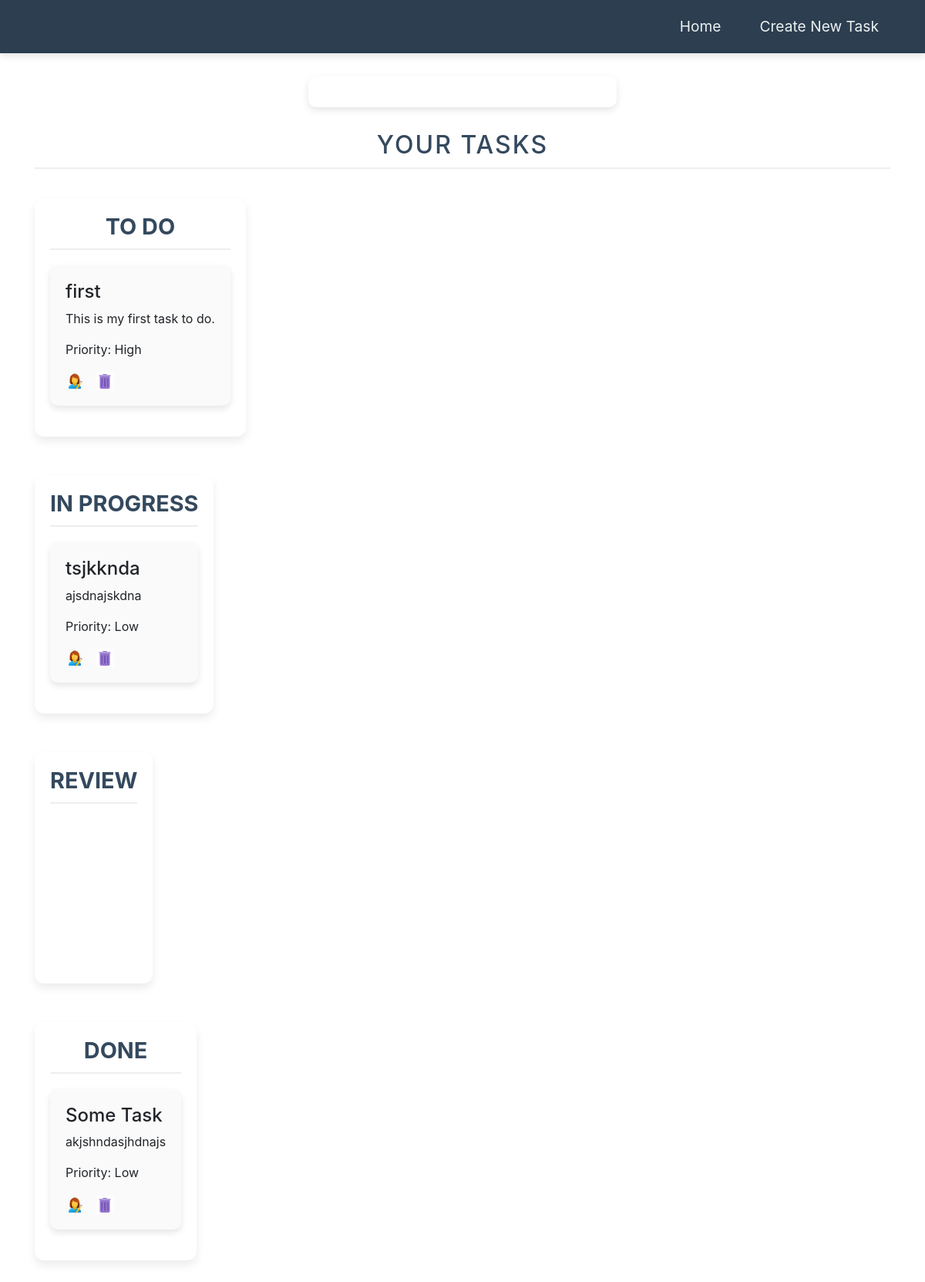
The page / on the database its author committed.
### task/models.py (models this page shows, shortened)
class Task(models.Model):
    DoesNotExist = None
    objects = None
    PRIORITY_CHOICES = [
        ('Low', 'Low'),
        ('Medium', 'Medium'),
        ('High', 'High'),
    ]
    STATUS_CHOICES = [
        ('To Do', 'To Do'),
        ('In Progress', 'In Progress'),
        ('Review', 'Review'),
        ('Done', 'Done'),
    ]
    title = models.CharField(max_length=200)
    description = models.TextField(blank=True)
    status = models.CharField(max_length=50, choices=STATUS_CHOICES, default='to do')
    priority = models.CharField(max_length=10, choices=PRIORITY_CHOICES, default='Low')
    deadline = models.DateTimeField(null=True, blank=True)
    created_at = models.DateTimeField(auto_now_add=True)
    updated_at = models.DateTimeField(auto_now=True)

### task/views.py (the view)
# urls.py: path('', TaskListView.as_view(), name='task_list'),
class TaskListView(ListView):
    model = Task
    template_name = 'task/task_list.html'
    def get_context_data(self, **kwargs):
        context = super().get_context_data(**kwargs)
        context['tasks_to_do'] = Task.objects.filter(status='To Do')
        context['tasks_in_progress'] = Task.objects.filter(status='In Progress')
        context['tasks_review'] = Task.objects.filter(status='Review')
        context['tasks_done'] = Task.objects.filter(status='Done')
        return context

### templates/task/task_list.html (shortened to what this page needs)
{% extends 'base.html' %}
{% load static %}
{% block content %}
<h2>Your Tasks</h2>
<div class="task-board">
    <div class="column" data-status="To Do">
        <h3>To Do</h3>
        <div class="task-list" data-list="to-do">
            {% for task in tasks_to_do %}
            <div class="task-card" data-task-id="{{ task.pk }}" draggable="true">
                <h4>{{ task.title }}</h4>
                <p>{{ task.description }}</p>
                <p>Priority: {{ task.priority }}</p>
                <a href="{% url 'task_update' task.pk %}" class="btn-edit">
                    <img src="{% static 'images/edit.png' %}" alt="Edit" class="action-icon">
                </a>
                <a href="{% url 'task_delete' task.pk %}" class="btn-delete">
                    <img src="{% static 'images/delete.png' %}" alt="Delete" class="action-icon">
                </a>
            </div>
            {% endfor %}
        </div>
    </div>
    <div class="column" data-status="In Progress">
        <h3>In Progress</h3>
        <div class="task-list" data-list="in-progress">
            {% for task in tasks_in_progress %}
            <div class="task-card" data-task-id="{{ task.pk }}" draggable="true">
                <h4>{{ task.title }}</h4>
                <p>{{ task.description }}</p>
                <p>Priority: {{ task.priority }}</p>
                <a href="{% url 'task_update' task.pk %}" class="btn-edit">
                    <img src="{% static 'images/edit.png' %}" alt="Edit" class="action-icon">
                </a>
                <a href="#" class="btn-delete" data-task-id="{{ task.pk }}" data-task-title="{{ task.title }}">
                    <img src="{% static 'images/delete.png' %}" alt="Delete" class="action-icon">
                </a>
            </div>
            {% endfor %}
        </div>
    </div>
    <div class="column" data-status="Review">
        <h3>Review</h3>
    </div>
    <div class="column" data-status="Done">
        <h3>Done</h3>
        <div class="task-list" data-list="done">
            {% for task in tasks_done %}
            <div class="task-card" data-task-id="{{ task.pk }}" draggable="true">
                <h4>{{ task.title }}</h4>
                <p>{{ task.description }}</p>
                <p>Priority: {{ task.priority }}</p>
                <a href="{% url 'task_update' task.pk %}" class="btn-edit">
                    <img src="{% static 'images/edit.png' %}" alt="Edit" class="action-icon">
                </a>
                <a href="#" class="btn-delete" data-task-id="{{ task.pk }}" data-task-title="{{ task.title }}">
                    <img src="{% static 'images/delete.png' %}" alt="Delete" class="action-icon">
                </a>
            </div>
            {% endfor %}
        </div>
    </div>
</div>
{% endblock %}

### static/css/style.css (style rules this page uses)
body { font-family: 'Arial', sans-serif; background-color: #f4f6f9; color: #333; margin: 0; padding: 0; }
.task-board { display: flex; align-items: flex-start; justify-content: space-between; gap: 30px; padding: 30px 0; max-width: 1200px; margin: 0 auto; }
.column { flex: 1; background-color: #fff; padding: 20px; border-radius: 12px; box-shadow: 0 6px 12px rgba(0, 0, 0, 0.08); min-height: 300px; }
.task-card { background-color: #fafafa; border-radius: 10px; padding: 20px; box-shadow: 0 4px 8px rgba(0, 0, 0, 0.1); transition: all 0.3s ease; position: relative; margin-bottom: 20px; }
h2 { text-align: center; font-size: 2.2em; font-weight: 700; color: #34495e; margin-bottom: 30px; text-transform: uppercase; letter-spacing: 2px; padding-bottom: 10px; border-bottom: 2px solid #eee; }
.column h3 { font-size: 1.8em; font-weight: 700; color: #34495e; text-align: center; margin-bottom: 20px; border-bottom: 2px solid #eee; padding-bottom: 10px; text-transform: uppercase; }
.btn-edit img, .btn-delete img { cursor: pointer; width: 24px; height: 24px; margin-right: 10px; transition: transform 0.2s ease-in-out; }
@media (max-width: 1200px) { .task-board { flex-direction: column; } }
@media (max-width: 1200px) { .column { margin-bottom: 20px; } }

### rows shown on the page
Task: title "first", description "This is my first task to do.", priority "High"
Task: title "tsjkknda", description "ajsdnajskdna", priority "Low"
Task: title "Some Task", description "akjshndasjhdnajs", priority "Low"
